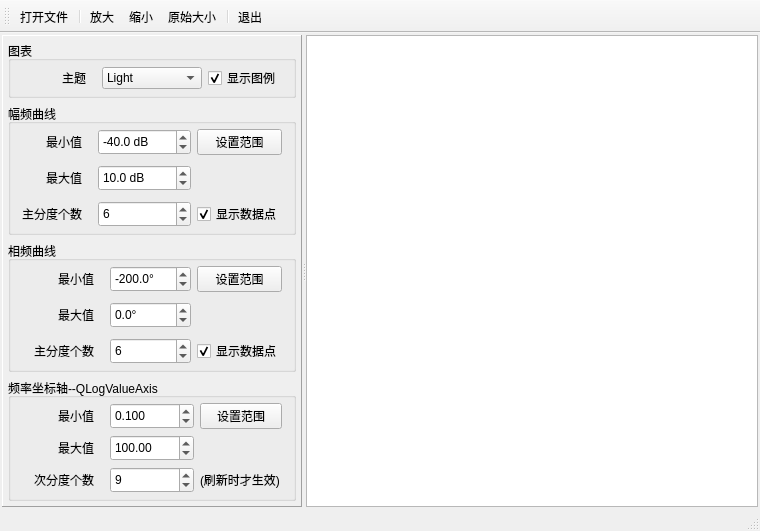
<?xml version="1.0" encoding="UTF-8"?>
<ui version="4.0">
 <class>MainWindow</class>
 <widget class="QMainWindow" name="MainWindow">
  <property name="geometry">
   <rect>
    <x>0</x>
    <y>0</y>
    <width>760</width>
    <height>484</height>
   </rect>
  </property>
  <property name="font">
   <font>
    <pointsize>10</pointsize>
   </font>
  </property>
  <property name="windowTitle">
   <string>对数坐标轴与多坐标轴</string>
  </property>
  <property name="styleSheet">
   <string notr="true">QSpinBox, QDoubleSpinBox{
	max-width:100px;
	min-height:20px;
}</string>
  </property>
  <widget class="QWidget" name="centralWidget">
   <layout class="QVBoxLayout" name="verticalLayout_3">
    <property name="leftMargin">
     <number>2</number>
    </property>
    <property name="topMargin">
     <number>2</number>
    </property>
    <property name="rightMargin">
     <number>2</number>
    </property>
    <property name="bottomMargin">
     <number>2</number>
    </property>
    <item>
     <widget class="QSplitter" name="splitter">
      <property name="orientation">
       <enum>Qt::Horizontal</enum>
      </property>
      <widget class="QFrame" name="frameSetup">
       <property name="enabled">
        <bool>true</bool>
       </property>
       <property name="maximumSize">
        <size>
         <width>300</width>
         <height>16777215</height>
        </size>
       </property>
       <property name="frameShape">
        <enum>QFrame::Panel</enum>
       </property>
       <property name="frameShadow">
        <enum>QFrame::Raised</enum>
       </property>
       <layout class="QVBoxLayout" name="verticalLayout_2">
        <property name="leftMargin">
         <number>5</number>
        </property>
        <property name="topMargin">
         <number>5</number>
        </property>
        <property name="rightMargin">
         <number>5</number>
        </property>
        <property name="bottomMargin">
         <number>5</number>
        </property>
        <item>
         <widget class="QGroupBox" name="groupBox">
          <property name="title">
           <string>图表</string>
          </property>
          <layout class="QHBoxLayout" name="horizontalLayout">
           <property name="topMargin">
            <number>5</number>
           </property>
           <property name="bottomMargin">
            <number>5</number>
           </property>
           <item>
            <widget class="QLabel" name="label_2">
             <property name="text">
              <string>主题</string>
             </property>
             <property name="alignment">
              <set>Qt::AlignRight|Qt::AlignTrailing|Qt::AlignVCenter</set>
             </property>
             <property name="margin">
              <number>0</number>
             </property>
             <property name="indent">
              <number>10</number>
             </property>
            </widget>
           </item>
           <item>
            <widget class="QComboBox" name="comboTheme">
             <property name="maximumSize">
              <size>
               <width>100</width>
               <height>16777215</height>
              </size>
             </property>
             <property name="toolTip">
              <string>设置图表主题</string>
             </property>
             <item>
              <property name="text">
               <string>Light</string>
              </property>
             </item>
             <item>
              <property name="text">
               <string>BlueCerulean</string>
              </property>
             </item>
             <item>
              <property name="text">
               <string>Dark</string>
              </property>
             </item>
             <item>
              <property name="text">
               <string>BrownSand</string>
              </property>
             </item>
             <item>
              <property name="text">
               <string>BlueNcs</string>
              </property>
             </item>
             <item>
              <property name="text">
               <string>HighContrast</string>
              </property>
             </item>
             <item>
              <property name="text">
               <string>BlueIcy</string>
              </property>
             </item>
             <item>
              <property name="text">
               <string>Qt</string>
              </property>
             </item>
            </widget>
           </item>
           <item>
            <widget class="QCheckBox" name="chkBox_Legend">
             <property name="text">
              <string>显示图例</string>
             </property>
             <property name="checked">
              <bool>true</bool>
             </property>
            </widget>
           </item>
          </layout>
         </widget>
        </item>
        <item>
         <widget class="QGroupBox" name="groupBox_3">
          <property name="title">
           <string>幅频曲线</string>
          </property>
          <layout class="QGridLayout" name="gridLayout_3">
           <property name="topMargin">
            <number>5</number>
           </property>
           <property name="bottomMargin">
            <number>5</number>
           </property>
           <property name="verticalSpacing">
            <number>10</number>
           </property>
           <item row="0" column="0">
            <widget class="QLabel" name="label_5">
             <property name="text">
              <string>最小值</string>
             </property>
             <property name="alignment">
              <set>Qt::AlignRight|Qt::AlignTrailing|Qt::AlignVCenter</set>
             </property>
             <property name="indent">
              <number>10</number>
             </property>
            </widget>
           </item>
           <item row="0" column="1">
            <widget class="QDoubleSpinBox" name="spinMag_Min">
             <property name="maximumSize">
              <size>
               <width>102</width>
               <height>16777215</height>
              </size>
             </property>
             <property name="suffix">
              <string> dB</string>
             </property>
             <property name="decimals">
              <number>1</number>
             </property>
             <property name="minimum">
              <double>-90000.000000000000000</double>
             </property>
             <property name="maximum">
              <double>90000.000000000000000</double>
             </property>
             <property name="singleStep">
              <double>10.000000000000000</double>
             </property>
             <property name="value">
              <double>-40.000000000000000</double>
             </property>
            </widget>
           </item>
           <item row="0" column="2">
            <widget class="QPushButton" name="btnMag_SetRange">
             <property name="text">
              <string>设置范围</string>
             </property>
            </widget>
           </item>
           <item row="1" column="0">
            <widget class="QLabel" name="label_6">
             <property name="text">
              <string>最大值</string>
             </property>
             <property name="alignment">
              <set>Qt::AlignRight|Qt::AlignTrailing|Qt::AlignVCenter</set>
             </property>
             <property name="indent">
              <number>10</number>
             </property>
            </widget>
           </item>
           <item row="1" column="1">
            <widget class="QDoubleSpinBox" name="spinMag_Max">
             <property name="suffix">
              <string> dB</string>
             </property>
             <property name="decimals">
              <number>1</number>
             </property>
             <property name="minimum">
              <double>-90000.000000000000000</double>
             </property>
             <property name="maximum">
              <double>90000.000000000000000</double>
             </property>
             <property name="singleStep">
              <double>10.000000000000000</double>
             </property>
             <property name="value">
              <double>10.000000000000000</double>
             </property>
            </widget>
           </item>
           <item row="2" column="0">
            <widget class="QLabel" name="label_3">
             <property name="text">
              <string>主分度个数</string>
             </property>
             <property name="alignment">
              <set>Qt::AlignRight|Qt::AlignTrailing|Qt::AlignVCenter</set>
             </property>
             <property name="indent">
              <number>10</number>
             </property>
            </widget>
           </item>
           <item row="2" column="1">
            <widget class="QSpinBox" name="spinMag_Ticks">
             <property name="minimum">
              <number>3</number>
             </property>
             <property name="maximum">
              <number>1000</number>
             </property>
             <property name="value">
              <number>6</number>
             </property>
             <property name="displayIntegerBase">
              <number>10</number>
             </property>
            </widget>
           </item>
           <item row="2" column="2">
            <widget class="QCheckBox" name="chkBoxMag_Point">
             <property name="text">
              <string>显示数据点</string>
             </property>
             <property name="checked">
              <bool>true</bool>
             </property>
            </widget>
           </item>
          </layout>
         </widget>
        </item>
        <item>
         <widget class="QGroupBox" name="groupBox_5">
          <property name="title">
           <string>相频曲线</string>
          </property>
          <layout class="QGridLayout" name="gridLayout_4">
           <property name="topMargin">
            <number>5</number>
           </property>
           <property name="bottomMargin">
            <number>5</number>
           </property>
           <property name="verticalSpacing">
            <number>10</number>
           </property>
           <item row="0" column="0">
            <widget class="QLabel" name="label_9">
             <property name="text">
              <string>最小值</string>
             </property>
             <property name="alignment">
              <set>Qt::AlignRight|Qt::AlignTrailing|Qt::AlignVCenter</set>
             </property>
             <property name="indent">
              <number>10</number>
             </property>
            </widget>
           </item>
           <item row="0" column="1">
            <widget class="QDoubleSpinBox" name="spinPh_Min">
             <property name="suffix">
              <string>°</string>
             </property>
             <property name="decimals">
              <number>1</number>
             </property>
             <property name="minimum">
              <double>-50000.000000000000000</double>
             </property>
             <property name="maximum">
              <double>50000.000000000000000</double>
             </property>
             <property name="singleStep">
              <double>10.000000000000000</double>
             </property>
             <property name="value">
              <double>-200.000000000000000</double>
             </property>
            </widget>
           </item>
           <item row="0" column="2">
            <widget class="QPushButton" name="btnPh_SetRange">
             <property name="text">
              <string>设置范围</string>
             </property>
            </widget>
           </item>
           <item row="1" column="0">
            <widget class="QLabel" name="label_10">
             <property name="text">
              <string>最大值</string>
             </property>
             <property name="alignment">
              <set>Qt::AlignRight|Qt::AlignTrailing|Qt::AlignVCenter</set>
             </property>
             <property name="indent">
              <number>10</number>
             </property>
            </widget>
           </item>
           <item row="1" column="1">
            <widget class="QDoubleSpinBox" name="spinPh_Max">
             <property name="suffix">
              <string>°</string>
             </property>
             <property name="decimals">
              <number>1</number>
             </property>
             <property name="minimum">
              <double>-50000.000000000000000</double>
             </property>
             <property name="maximum">
              <double>50000.000000000000000</double>
             </property>
             <property name="singleStep">
              <double>10.000000000000000</double>
             </property>
             <property name="value">
              <double>0.000000000000000</double>
             </property>
            </widget>
           </item>
           <item row="2" column="0">
            <widget class="QLabel" name="label_11">
             <property name="text">
              <string>主分度个数</string>
             </property>
             <property name="alignment">
              <set>Qt::AlignRight|Qt::AlignTrailing|Qt::AlignVCenter</set>
             </property>
             <property name="indent">
              <number>10</number>
             </property>
            </widget>
           </item>
           <item row="2" column="1">
            <widget class="QSpinBox" name="spinPh_Ticks">
             <property name="minimum">
              <number>3</number>
             </property>
             <property name="maximum">
              <number>1000</number>
             </property>
             <property name="value">
              <number>6</number>
             </property>
             <property name="displayIntegerBase">
              <number>10</number>
             </property>
            </widget>
           </item>
           <item row="2" column="2">
            <widget class="QCheckBox" name="chkBoxPh_Point">
             <property name="text">
              <string>显示数据点</string>
             </property>
             <property name="checked">
              <bool>true</bool>
             </property>
            </widget>
           </item>
          </layout>
         </widget>
        </item>
        <item>
         <widget class="QGroupBox" name="groupBox_4">
          <property name="title">
           <string>频率坐标轴--QLogValueAxis</string>
          </property>
          <layout class="QGridLayout" name="gridLayout">
           <property name="topMargin">
            <number>5</number>
           </property>
           <property name="bottomMargin">
            <number>5</number>
           </property>
           <item row="1" column="1">
            <widget class="QDoubleSpinBox" name="spinX_Max">
             <property name="minimum">
              <double>0.000000000000000</double>
             </property>
             <property name="maximum">
              <double>9000000.000000000000000</double>
             </property>
             <property name="singleStep">
              <double>10.000000000000000</double>
             </property>
             <property name="value">
              <double>100.000000000000000</double>
             </property>
            </widget>
           </item>
           <item row="2" column="0">
            <widget class="QLabel" name="label">
             <property name="text">
              <string>次分度个数</string>
             </property>
             <property name="alignment">
              <set>Qt::AlignRight|Qt::AlignTrailing|Qt::AlignVCenter</set>
             </property>
             <property name="indent">
              <number>10</number>
             </property>
            </widget>
           </item>
           <item row="2" column="1">
            <widget class="QSpinBox" name="spinX_MinorTicks">
             <property name="minimum">
              <number>1</number>
             </property>
             <property name="maximum">
              <number>100</number>
             </property>
             <property name="value">
              <number>9</number>
             </property>
            </widget>
           </item>
           <item row="1" column="0">
            <widget class="QLabel" name="label_8">
             <property name="text">
              <string>最大值</string>
             </property>
             <property name="alignment">
              <set>Qt::AlignRight|Qt::AlignTrailing|Qt::AlignVCenter</set>
             </property>
             <property name="indent">
              <number>10</number>
             </property>
            </widget>
           </item>
           <item row="0" column="1">
            <widget class="QDoubleSpinBox" name="spinX_Min">
             <property name="decimals">
              <number>3</number>
             </property>
             <property name="minimum">
              <double>0.001000000000000</double>
             </property>
             <property name="maximum">
              <double>50000.000000000000000</double>
             </property>
             <property name="singleStep">
              <double>0.100000000000000</double>
             </property>
             <property name="value">
              <double>0.100000000000000</double>
             </property>
            </widget>
           </item>
           <item row="0" column="0">
            <widget class="QLabel" name="label_7">
             <property name="text">
              <string>最小值</string>
             </property>
             <property name="alignment">
              <set>Qt::AlignRight|Qt::AlignTrailing|Qt::AlignVCenter</set>
             </property>
             <property name="indent">
              <number>10</number>
             </property>
            </widget>
           </item>
           <item row="0" column="2">
            <widget class="QPushButton" name="btnX_SetRange">
             <property name="text">
              <string>设置范围</string>
             </property>
            </widget>
           </item>
           <item row="2" column="2">
            <widget class="QLabel" name="label_4">
             <property name="text">
              <string>(刷新时才生效)</string>
             </property>
            </widget>
           </item>
          </layout>
         </widget>
        </item>
        <item>
         <spacer name="verticalSpacer">
          <property name="orientation">
           <enum>Qt::Vertical</enum>
          </property>
          <property name="sizeHint" stdset="0">
           <size>
            <width>20</width>
            <height>40</height>
           </size>
          </property>
         </spacer>
        </item>
       </layout>
      </widget>
      <widget class="QFrame" name="frameChart">
       <property name="frameShape">
        <enum>QFrame::NoFrame</enum>
       </property>
       <property name="frameShadow">
        <enum>QFrame::Raised</enum>
       </property>
       <layout class="QVBoxLayout" name="verticalLayout">
        <property name="leftMargin">
         <number>0</number>
        </property>
        <property name="topMargin">
         <number>0</number>
        </property>
        <property name="rightMargin">
         <number>0</number>
        </property>
        <property name="bottomMargin">
         <number>0</number>
        </property>
        <item>
         <widget class="QmyChartView" name="chartView"/>
        </item>
       </layout>
      </widget>
     </widget>
    </item>
   </layout>
  </widget>
  <widget class="QToolBar" name="mainToolBar">
   <property name="toolButtonStyle">
    <enum>Qt::ToolButtonTextBesideIcon</enum>
   </property>
   <attribute name="toolBarArea">
    <enum>TopToolBarArea</enum>
   </attribute>
   <attribute name="toolBarBreak">
    <bool>false</bool>
   </attribute>
   <addaction name="actOpen"/>
   <addaction name="separator"/>
   <addaction name="actZoomIn"/>
   <addaction name="actZoomOut"/>
   <addaction name="actZoomReset"/>
   <addaction name="separator"/>
   <addaction name="actQuit"/>
  </widget>
  <widget class="QStatusBar" name="statusBar"/>
  <action name="actZoomReset">
   <property name="icon">
    <iconset resource="res.qrc">
     <normaloff>:/icons/images/414.bmp</normaloff>:/icons/images/414.bmp</iconset>
   </property>
   <property name="text">
    <string>原始大小</string>
   </property>
   <property name="toolTip">
    <string>原始大小</string>
   </property>
  </action>
  <action name="actQuit">
   <property name="icon">
    <iconset resource="res.qrc">
     <normaloff>:/icons/images/132.bmp</normaloff>:/icons/images/132.bmp</iconset>
   </property>
   <property name="text">
    <string>退出</string>
   </property>
   <property name="toolTip">
    <string>退出</string>
   </property>
  </action>
  <action name="actZoomIn">
   <property name="icon">
    <iconset resource="res.qrc">
     <normaloff>:/icons/images/418.bmp</normaloff>:/icons/images/418.bmp</iconset>
   </property>
   <property name="text">
    <string>放大</string>
   </property>
   <property name="toolTip">
    <string>放大</string>
   </property>
  </action>
  <action name="actZoomOut">
   <property name="icon">
    <iconset resource="res.qrc">
     <normaloff>:/icons/images/416.bmp</normaloff>:/icons/images/416.bmp</iconset>
   </property>
   <property name="text">
    <string>缩小</string>
   </property>
   <property name="toolTip">
    <string>缩小</string>
   </property>
  </action>
  <action name="actOpen">
   <property name="icon">
    <iconset resource="res.qrc">
     <normaloff>:/icons/images/001.GIF</normaloff>:/icons/images/001.GIF</iconset>
   </property>
   <property name="text">
    <string>打开文件</string>
   </property>
   <property name="toolTip">
    <string>打开数据文件</string>
   </property>
  </action>
 </widget>
 <layoutdefault spacing="6" margin="11"/>
 <customwidgets>
  <customwidget>
   <class>QmyChartView</class>
   <extends>QGraphicsView</extends>
   <header>myChartView</header>
  </customwidget>
 </customwidgets>
 <resources>
  <include location="res.qrc"/>
 </resources>
 <connections>
  <connection>
   <sender>actQuit</sender>
   <signal>triggered()</signal>
   <receiver>MainWindow</receiver>
   <slot>close()</slot>
   <hints>
    <hint type="sourcelabel">
     <x>-1</x>
     <y>-1</y>
    </hint>
    <hint type="destinationlabel">
     <x>339</x>
     <y>206</y>
    </hint>
   </hints>
  </connection>
 </connections>
</ui>
